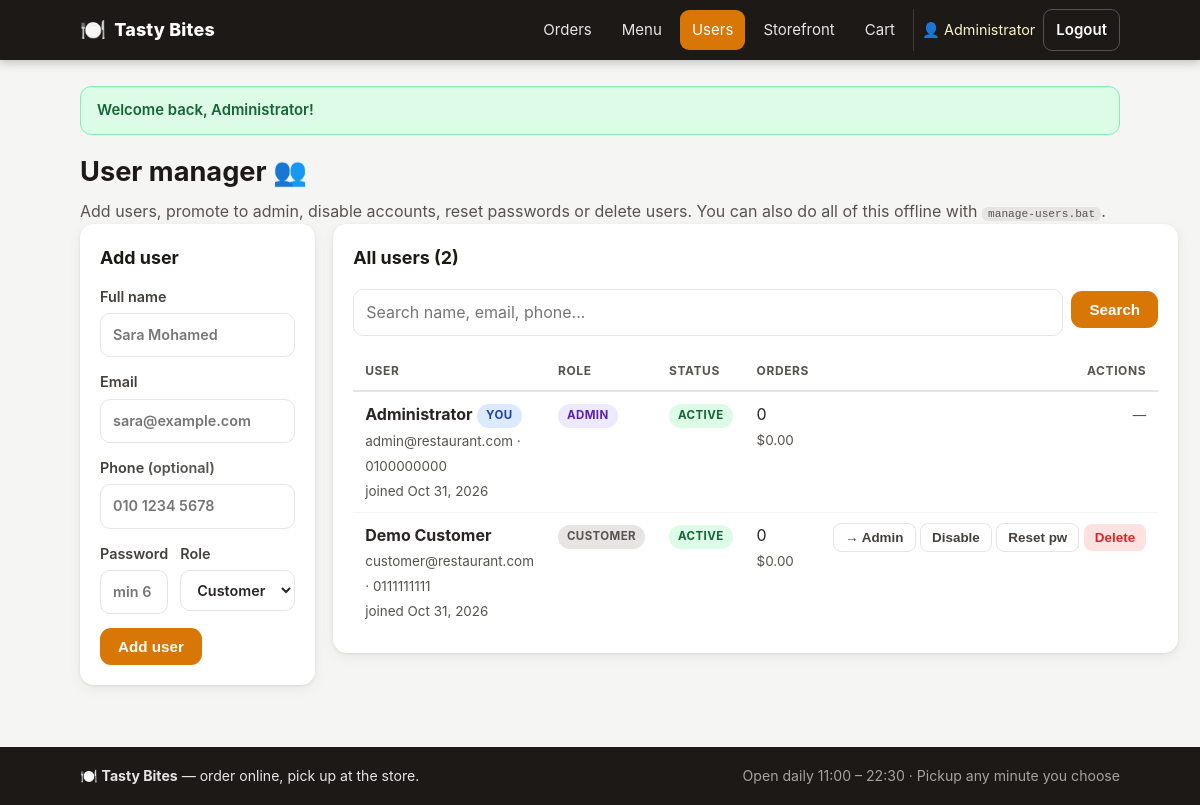
The page /admin/users.php (signed in) on the database its author committed.
### tables this page shows
CREATE TABLE users (
  id            INT AUTO_INCREMENT PRIMARY KEY,
  name          VARCHAR(100)  NOT NULL,
  email         VARCHAR(190)  NOT NULL UNIQUE,
  phone         VARCHAR(30)   DEFAULT NULL,
  password_hash VARCHAR(255)  NOT NULL,
  role          ENUM('ADMIN','CUSTOMER') NOT NULL DEFAULT 'CUSTOMER',
  active        TINYINT(1)    NOT NULL DEFAULT 1,
  created_at    TIMESTAMP     NOT NULL DEFAULT CURRENT_TIMESTAMP
);

### config.php (called while the page is built, shortened)
<?php
function db(): PDO {
    static $pdo = null;
    if ($pdo === null) {
        $dsn = 'mysql:host=' . DB_HOST . ';port=' . DB_PORT . ';charset=utf8mb4';
        try {
            $pdo = new PDO($dsn, DB_USER, DB_PASS, [
                PDO::ATTR_ERRMODE            => PDO::ERRMODE_EXCEPTION,
                PDO::ATTR_DEFAULT_FETCH_MODE => PDO::FETCH_ASSOC,
                PDO::ATTR_EMULATE_PREPARES   => false,
            ]);
        } catch (PDOException $e) {
            db_error_page($e->getMessage());
        }
    }
    return $pdo;
}
function e(?string $s): string {
    return htmlspecialchars((string)$s, ENT_QUOTES, 'UTF-8');
}
function current_user(): ?array {
    static $user = false;
    if ($user === false) {
        $stmt = db()->prepare('SELECT * FROM ' . DB_ACCOUNTS . '.users WHERE id = ?');
        $stmt->execute([$_SESSION['user_id']]);
        $user = $stmt->fetch() ?: null;
    }
    return $user;
}
function require_login(): void {
    if (!current_user()) {
        header('Location: ' . base_url() . '/login.php?next=' . urlencode($_SERVER['REQUEST_URI'] ?? 'index.php'));
        exit;
    }
}
function require_admin(): void {
    require_login();
}
function flash_take(): array {
    $f = $_SESSION['flash'] ?? [];
    return $f;
}
function money(float $n): string {
    return '$' . number_format($n, 2);
}
function base_url(): string {
    return (strpos($_SERVER['SCRIPT_NAME'] ?? '', '/admin/') !== false) ? '..' : '.';
}

### admin/users.php (the view, shortened to what this page needs)
<?php
require_once __DIR__ . '/../config.php';
require_admin();
$me = current_user();
$q = trim($_GET['q'] ?? '');
if ($q !== '') {
    $like = "%$q%";
    $stmt = db()->prepare('SELECT * FROM ' . DB_ACCOUNTS . '.users WHERE name LIKE ? OR email LIKE ? OR phone LIKE ? ORDER BY role, name');
    $stmt->execute([$like, $like, $like]);
    $users = $stmt->fetchAll();
} else {
    $users = db()->query('SELECT * FROM ' . DB_ACCOUNTS . '.users ORDER BY role, name')->fetchAll();
}
$orderCounts = [];
require __DIR__ . '/../includes/header.php';
?>
<h1>User manager 👥</h1>
<p class="muted">Add users, promote to admin, disable accounts, reset passwords or delete users. You can also do all of this offline with <code>manage-users.bat</code>.</p>
<div class="admin-grid">
  <div class="panel">
    <h2>Add user</h2>
    <form method="post" class="stack">
      <label>Full name <input type="text" name="name" required placeholder="Sara Mohamed"></label>
      <label>Email <input type="email" name="email" required placeholder="sara@example.com"></label>
      <label>Phone <span class="muted">(optional)</span> <input type="tel" name="phone" placeholder="010 1234 5678"></label>
      <div class="grid-2">
        <label>Password <input type="text" name="password" required minlength="6" placeholder="min 6 chars"></label>
        <label>Role
          <select name="role" class="select">
            <option value="CUSTOMER">Customer</option>
          </select>
        </label>
      </div>
      <button class="btn btn-primary" type="submit">Add user</button>
    </form>
  </div>
  <div class="panel">
    <h2>All users (<?= count($users) ?>)</h2>
    <form method="get" class="toolbar">
      <input type="search" name="q" value="<?= e($q) ?>" class="input-search" placeholder="Search name, email, phone...">
      <button class="btn btn-primary">Search</button>
    </form>
    <table class="table users-table">
      <thead>
        <tr><th>User</th><th>Role</th><th>Status</th><th>Orders</th><th class="right">Actions</th></tr>
      </thead>
      <tbody>
      <?php foreach ($users as $u): $self = (int)$u['id'] === (int)$me['id']; ?>
        <tr class="<?= (int)$u['active'] ? '' : 'row-disabled' ?>">
          <td>
            <b><?= e($u['name']) ?></b> <?= $self ? '<span class="badge badge-blue">you</span>' : '' ?><br>
            <span class="muted small"><?= e($u['email']) ?><?= $u['phone'] ? ' · ' . e($u['phone']) : '' ?></span><br>
            <span class="muted small">joined <?= e(date('M j, Y', strtotime($u['created_at']))) ?></span>
          </td>
          <td><?= $u['role'] === 'ADMIN' ? '<span class="badge badge-purple">ADMIN</span>' : '<span class="badge badge-gray">Customer</span>' ?></td>
          <td><?= (int)$u['active'] ? '<span class="badge badge-green">Active</span>' : '<span class="badge badge-red">Disabled</span>' ?></td>
          <td class="nowrap"><?= (int)($orderCounts[$u['id']]['c'] ?? 0) ?><br><span class="muted small"><?= money((float)($orderCounts[$u['id']]['s'] ?? 0)) ?></span></td>
          <td class="right nowrap">
            <?php if (!$self): ?>
              <form method="post" class="inline-form">
                <button class="btn btn-ghost btn-sm" type="submit"><?= $u['role'] === 'ADMIN' ? '→ Customer' : '→ Admin' ?></button>
              </form>
              <form method="post" class="inline-form">
                <button class="btn btn-ghost btn-sm" type="submit"><?= (int)$u['active'] ? 'Disable' : 'Enable' ?></button>
              </form>
              <form method="post" class="inline-form">
                <button class="btn btn-ghost btn-sm" type="submit"
                        onclick="return confirm('Reset password for <?= e($u['name']) ?>?')">Reset pw</button>
              </form>
              <form method="post" class="inline-form">
                <button class="btn btn-danger btn-sm" type="submit"
                        onclick="return confirm('Delete <?= e($u['name']) ?> and all their orders? This cannot be undone.')">Delete</button>
              </form>
            <?php else: ?>
              <span class="muted small">—</span>
            <?php endif; ?>
          </td>
        </tr>
      <?php endforeach; ?>
      </tbody>
    </table>
  </div>
</div>
<?php require __DIR__ . '/../includes/footer.php'; ?>

### includes/header.php (shortened to what this page needs)
<?php
$__u = current_user();
$__b = base_url();
$__self = basename($_SERVER['SCRIPT_NAME'] ?? '');
$__inAdmin = $__b === '..';
$__count = cart_count();
?>
<!doctype html>
<html lang="en">
<head>
<link rel="stylesheet" href="<?= $__b ?>/assets/style.css">
</head>
<body>
<header class="topbar">
  <div class="wrap topbar-inner">
    <a class="brand" href="<?= $__b ?>/<?= ($__u['role'] ?? '') === 'ADMIN' ? 'admin/index.php' : 'index.php' ?>">
      <span class="brand-logo">🍽️</span> <span>Tasty&nbsp;Bites</span>
    </a>
    <nav class="nav">
      <?php if ($__u && $__u['role'] === 'ADMIN'): ?>
        <a href="<?= $__b ?>/admin/index.php" class="<?= ($__inAdmin && $__self === 'index.php') ? 'active' : '' ?>">Orders</a>
        <a href="<?= $__b ?>/admin/menu.php"   class="<?= ($__inAdmin && $__self === 'menu.php')   ? 'active' : '' ?>">Menu</a>
        <a href="<?= $__b ?>/admin/users.php"  class="<?= ($__inAdmin && $__self === 'users.php')  ? 'active' : '' ?>">Users</a>
        <a href="<?= $__b ?>/index.php">Storefront</a>
      <?php else: ?>
        <a href="<?= $__b ?>/index.php"  class="<?= (!$__inAdmin && $__self === 'index.php')  ? 'active' : '' ?>">Menu</a>
        <a href="<?= $__b ?>/orders.php" class="<?= (!$__inAdmin && $__self === 'orders.php') ? 'active' : '' ?>">My Orders</a>
      <?php endif; ?>
      <?php if ($__u): ?>
        <a href="<?= $__b ?>/cart.php" class="cart-link <?= (!$__inAdmin && $__self === 'cart.php') ? 'active' : '' ?>">
          Cart<?php if ($__count): ?> <span class="cart-badge"><?= $__count ?></span><?php endif; ?>
        </a>
        <div class="nav-user">
          <span class="nav-user-name">👤 <?= e($__u['name']) ?></span>
          <a class="btn btn-ghost btn-sm" href="<?= $__b ?>/logout.php">Logout</a>
        </div>
      <?php else: ?>
        <a href="<?= $__b ?>/login.php"    class="<?= (!$__inAdmin && $__self === 'login.php')    ? 'active' : '' ?>">Login</a>
        <a href="<?= $__b ?>/register.php" class="btn btn-primary btn-sm nav-cta <?= (!$__inAdmin && $__self === 'register.php') ? 'active' : '' ?>">Sign up</a>
      <?php endif; ?>
    </nav>
  </div>
</header>
<main class="wrap page">
<?php foreach (flash_take() as $__f): ?>
  <div class="flash flash-<?= e($__f['type']) ?>"><?= e($__f['msg']) ?></div>
<?php endforeach; ?>

### rows shown on the page
users: name "Administrator", shows "YOU", email "admin@restaurant.com", phone "0100000000", created_at "Oct 31, 2026", role "ADMIN", active "ACTIVE", id "0", id "$0.00"
users: name "Demo Customer", email "customer@restaurant.com", phone "0111111111", created_at "Oct 31, 2026", role "CUSTOMER", active "ACTIVE", id "0", id "$0.00"

### other values the page prints
$__f['msg'] "Welcome back, Administrator!"
count($users) "2"
